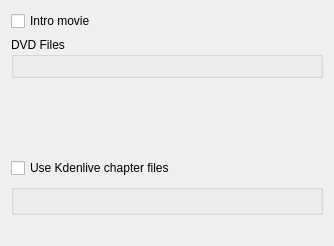
<?xml version="1.0" encoding="UTF-8"?>
<ui version="4.0">
 <class>DvdWizardVob_UI</class>
 <widget class="QWidget" name="DvdWizardVob_UI">
  <property name="geometry">
   <rect>
    <x>0</x>
    <y>0</y>
    <width>334</width>
    <height>246</height>
   </rect>
  </property>
  <layout class="QGridLayout" name="gridLayout_2">
   <item row="0" column="0">
    <widget class="QCheckBox" name="use_intro">
     <property name="text">
      <string>Intro movie</string>
     </property>
    </widget>
   </item>
   <item row="0" column="1" colspan="2">
    <widget class="KUrlRequester" name="intro_vob">
     <property name="sizePolicy">
      <sizepolicy hsizetype="Expanding" vsizetype="Preferred">
       <horstretch>0</horstretch>
       <verstretch>0</verstretch>
      </sizepolicy>
     </property>
    </widget>
   </item>
   <item row="1" column="0" colspan="3">
    <widget class="QGroupBox" name="vob_list">
     <property name="sizePolicy">
      <sizepolicy hsizetype="Preferred" vsizetype="Maximum">
       <horstretch>0</horstretch>
       <verstretch>0</verstretch>
      </sizepolicy>
     </property>
     <property name="title">
      <string>DVD Files</string>
     </property>
     <layout class="QGridLayout" name="gridLayout">
      <item row="0" column="0">
       <widget class="KUrlRequester" name="vob_1"/>
      </item>
     </layout>
    </widget>
   </item>
   <item row="2" column="0">
    <spacer name="verticalSpacer">
     <property name="orientation">
      <enum>Qt::Vertical</enum>
     </property>
     <property name="sizeHint" stdset="0">
      <size>
       <width>182</width>
       <height>37</height>
      </size>
     </property>
    </spacer>
   </item>
   <item row="5" column="0" colspan="3">
    <widget class="QLabel" name="error_message">
     <property name="sizePolicy">
      <sizepolicy hsizetype="Preferred" vsizetype="Preferred">
       <horstretch>0</horstretch>
       <verstretch>0</verstretch>
      </sizepolicy>
     </property>
     <property name="text">
      <string/>
     </property>
    </widget>
   </item>
   <item row="4" column="0" colspan="3">
    <widget class="QGroupBox" name="size_box">
     <property name="title">
      <string/>
     </property>
    </widget>
   </item>
   <item row="3" column="0" colspan="3">
    <widget class="QCheckBox" name="use_chapters">
     <property name="text">
      <string>Use Kdenlive chapter files</string>
     </property>
    </widget>
   </item>
  </layout>
 </widget>
 <customwidgets>
  <customwidget>
   <class>KUrlRequester</class>
   <extends>QFrame</extends>
   <header>kurlrequester.h</header>
  </customwidget>
 </customwidgets>
 <resources/>
 <connections/>
</ui>
